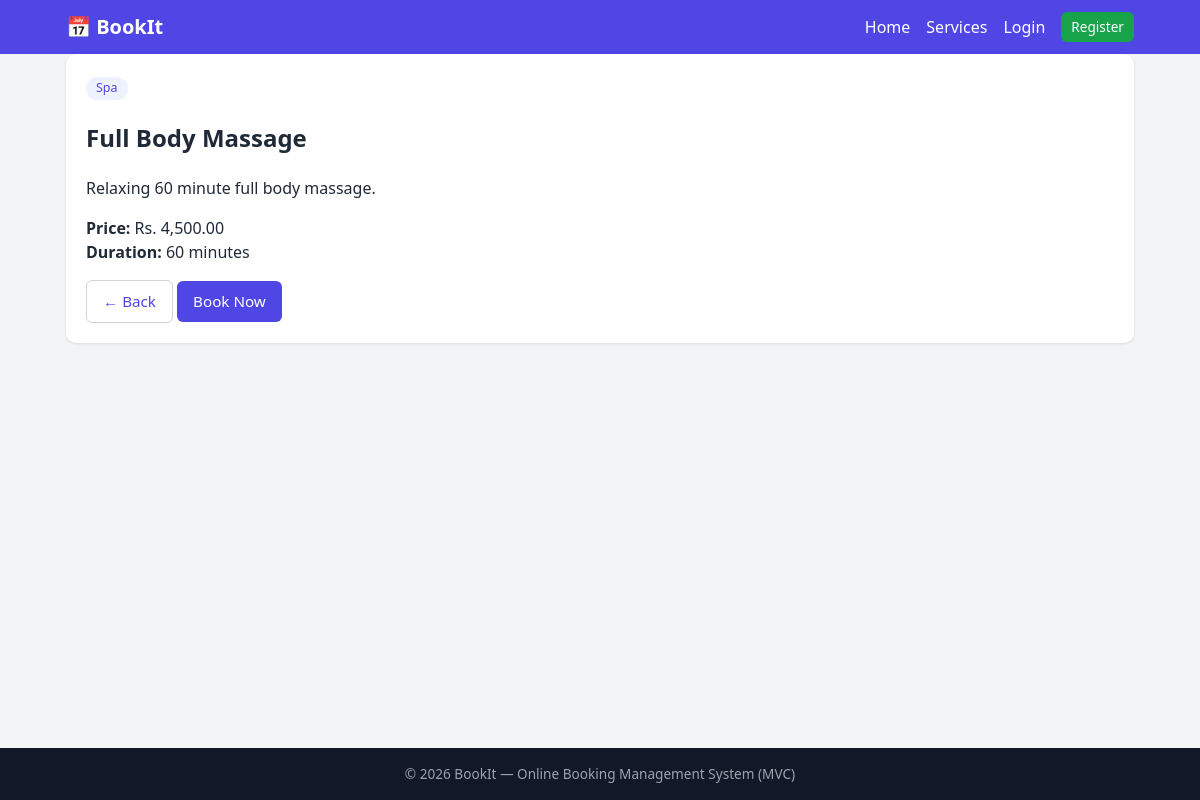
The app's page /index.php?url=service/show/2 with its own data.
### tables this page shows
CREATE TABLE services (
    id INT AUTO_INCREMENT PRIMARY KEY,
    name VARCHAR(120) NOT NULL,
    category VARCHAR(60) NOT NULL,
    description TEXT,
    price DECIMAL(10,2) NOT NULL DEFAULT 0,
    duration_minutes INT NOT NULL DEFAULT 60,
    is_active TINYINT(1) NOT NULL DEFAULT 1,
    created_at TIMESTAMP DEFAULT CURRENT_TIMESTAMP
);

### core/Controller.php (called while the page is built, shortened)
<?php
abstract class Controller {
    protected function model($name) { return new $name(); }
    protected function view($view, $data = []) {
        extract($data);
        require __DIR__ . '/../views/layout/header.php';
        require __DIR__ . "/../views/$view.php";
        require __DIR__ . '/../views/layout/footer.php';
    }
}

### controllers/ServiceController.php (called while the page is built, shortened)
<?php
class ServiceController extends Controller {
    public function show($id = 0) {
        $s = $this->model('Service')->find((int)$id);
        $this->view('services/show', ['title' => $s['name'], 'service' => $s]);
    }
}

### core/App.php (called while the page is built, shortened)
<?php
class App {
    public function __construct() {
        $parts = isset($_GET['url']) ? explode('/', trim($_GET['url'], '/')) : [];
        $controller = new $class();
        $method = !empty($parts[1]) ? preg_replace('/[^a-zA-Z0-9_]/', '', $parts[1]) : 'index';
        call_user_func_array([$controller, $method], array_slice($parts, 2));
    }
}

### index.php (called while the page is built, shortened)
<?php
require_once __DIR__ . '/core/helpers.php';
spl_autoload_register(function ($class) {
    foreach (['core', 'controllers', 'models'] as $dir) {
        $file = __DIR__ . "/$dir/$class.php";
        if (file_exists($file)) { require_once $file; return; }
    }
});
new App();

### core/Model.php (called while the page is built, shortened)
<?php
abstract class Model {
    public function __construct() { $this->db = Database::connect(); }
}

### core/Database.php (called while the page is built)
<?php
class Database {
    private static $pdo = null;
    public static function connect() {
        if (self::$pdo === null) {
            try {
                self::$pdo = new PDO(
                    'mysql:host=' . DB_HOST . ';dbname=' . DB_NAME . ';charset=utf8mb4',
                    DB_USER, DB_PASS,
                    [PDO::ATTR_ERRMODE => PDO::ERRMODE_EXCEPTION,
                     PDO::ATTR_DEFAULT_FETCH_MODE => PDO::FETCH_ASSOC,
                     PDO::ATTR_EMULATE_PREPARES => false]
                );
            } catch (PDOException $e) {
                die('Database connection failed: ' . $e->getMessage());
            }
        }
        return self::$pdo;
    }
}

### models/Service.php (called while the page is built, shortened)
<?php
class Service extends Model {
    public function find($id) {
        $s = $this->db->prepare('SELECT * FROM services WHERE id = ?');
        $s->execute([$id]);
        return $s->fetch();
    }
}

### core/helpers.php (called while the page is built, shortened)
<?php
function url($path = '')   { return BASE_URL . '/index.php?url=' . ltrim($path, '/'); }
function e($v)             { return htmlspecialchars((string)$v, ENT_QUOTES, 'UTF-8'); }

### views/services/show.php (the view)
<div class="card">
  <span class="badge"><?= e($service['category']) ?></span>
  <h2><?= e($service['name']) ?></h2>
  <p><?= nl2br(e($service['description'])) ?></p>
  <p><strong>Price:</strong> Rs. <?= number_format($service['price'], 2) ?><br>
     <strong>Duration:</strong> <?= (int)$service['duration_minutes'] ?> minutes</p>
  <a class="btn btn-light" href="<?= url('service') ?>">&larr; Back</a>
  <a class="btn" href="<?= url('booking/create/' . $service['id']) ?>">Book Now</a>
</div>

### assets/css/style.css (style rules this page uses)
:root { --primary:#4f46e5;--primary-d:#4338ca;--bg:#f3f4f6;--card:#fff;--text:#1f2937;--muted:#6b7280;--danger:#dc2626;--ok:#16a34a;--warn:#d97706 }
* { box-sizing:border-box }
body { margin:0;font-family:Segoe UI,Roboto,Arial,sans-serif;background:var(--bg);color:var(--text);line-height:1.5;display:flex;flex-direction:column;min-height:100vh }
a { color:var(--primary);text-decoration:none }
.btn { display:inline-block;background:var(--primary);color:#fff;border:0;padding:9px 16px;border-radius:6px;cursor:pointer;font-size:.95rem }
.btn-light { background:#fff;color:var(--primary);border:1px solid #d1d5db }
.card { background:var(--card);border-radius:10px;padding:20px;box-shadow:0 1px 3px rgba(0,0,0,.1);margin-bottom:16px }
.badge { display:inline-block;background:#eef2ff;color:var(--primary);padding:2px 10px;border-radius:99px;font-size:.78rem }

### records on screen
services: category "Spa", name "Full Body Massage", description "Relaxing 60 minute full body massage.", price "4,500.00", duration_minutes "60"

### other values on screen
APP_NAME "BookIt"
